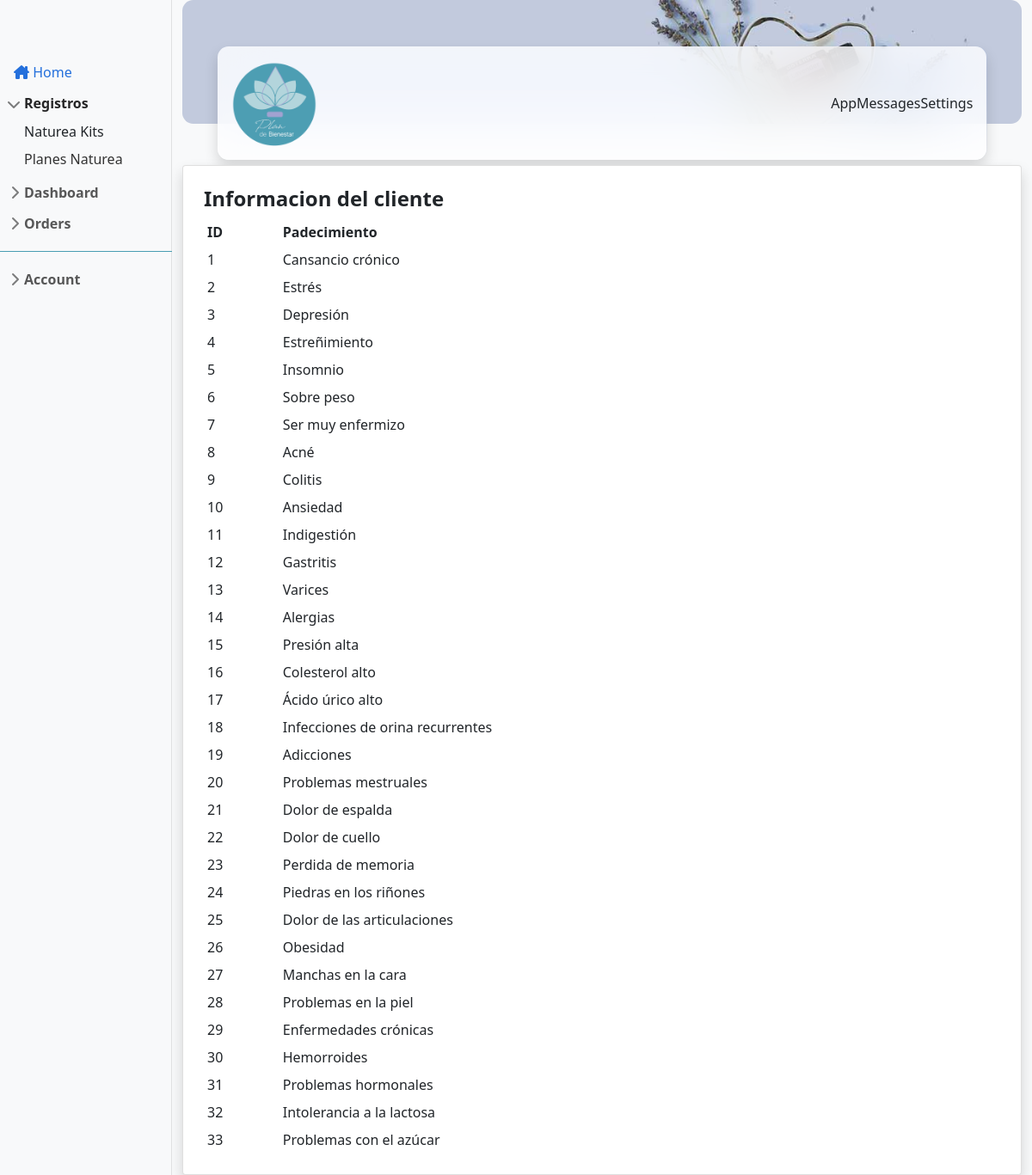
The app's page /lista_padecimientos.php with its own data.
### tables this page shows
CREATE TABLE `tb_padecimiento` (
  `id_padecimiento` int(3) NOT NULL,
  `padecimiento` varchar(50) DEFAULT NULL
);

### lista_padecimientos.php (the view, shortened to what this page needs)
<?php
    include 'conexion.php';
    $sql = "SELECT * FROM tb_padecimiento";
    $sentencia = $pdo->prepare($sql);
    $sentencia->execute();
    $resultado = $sentencia->fetchAll();
  ?>
<!doctype html>
<html lang="en">
<head>
    <link href="https://cdn.jsdelivr.net/npm/bootstrap@5.1.3/dist/css/bootstrap.min.css" rel="stylesheet"
>
    <link rel="stylesheet" href="css/style_dashboard.css">
    <link rel="stylesheet" href="bootstrap.min.css">
    <link rel="stylesheet" href="dashboard.css">
    <link rel="stylesheet" href="js/sidebars.js">
    <link rel="stylesheet" href="css/sidebars.css">
    <link rel="stylesheet" href="https://cdnjs.cloudflare.com/ajax/libs/font-awesome/6.0.0/css/all.min.css"
 />
    <link rel="stylesheet" href="https://cdn.jsdelivr.net/npm/bootstrap-icons@1.7.2/font/bootstrap-icons.css">
</head>
<body class="bg-gray-100">
    <div class="container-fluid">
        <div class="row">
            <?php include 'complementos/slidemenu.php'?>
            <main class="col-md-9 ms-sm-auto col-lg-10 ">
                <?php include 'complementos/header-dashboard.php'?>
                <div class="card border--dashboard shadow p-4">
                    <table class="table-sm">
                        <h2 class="fs-4 fw-bold">Informacion del cliente</h2>
                        <thead>
                            <tr>
                            <th scope="col">ID</th>
                                <th scope="col">Padecimiento</th>
                            </tr>
                        </thead>
                        <?php foreach($resultado as $producto):?>
                        <tr>
                        <td><?php echo $producto['id_padecimiento']; ?></td>
                            <td><?php echo $producto['padecimiento']; ?></td>
                        </tr>
                        <?php endforeach ?>
                    </table>
                </div>
            </main>
        </div>
    </div>
</body>
</html>

### complementos/slidemenu.php (shortened to what this page needs)
<nav id="sidebarMenu" class="col-md-3 col-lg-2 d-md-block bg-light sidebar collapse">
    <div class="position-sticky pt-3">
        <ul class="list-unstyled ps-0">
            <li class="nav-item">
                <a href="#" class="nav-link active " aria-current="page">
                    <i class="fa-solid fa-house-chimney"></i>
                    Home
                </a>
            </li>
            <li class="mb-1">
                <button class="btn btn-toggle align-items-center rounded" data-bs-toggle="collapse"
                    data-bs-target="#home-collapse" aria-expanded="true">
                    Registros
                </button>
                <div class="collapse show" id="home-collapse" style="">
                    <ul class="btn-toggle-nav list-unstyled fw-normal pb-1 small">
                        <li><a href="registro_kits.php" class="link-dark rounded">Naturea Kits</a></li>
                        <li><a href="registro_planes.php" class="link-dark rounded nav-link">Planes Naturea</a></li>
                    </ul>
                </div>
            </li>
            <li class="mb-1">
                <button class="btn btn-toggle align-items-center rounded collapsed" data-bs-toggle="collapse"
                    data-bs-target="#dashboard-collapse" aria-expanded="false">
                    Dashboard
                </button>
            </li>
            <li class="mb-1">
                <button class="btn btn-toggle align-items-center rounded collapsed" data-bs-toggle="collapse"
                    data-bs-target="#orders-collapse" aria-expanded="false">
                    Orders
                </button>
            </li>
            <li class="border-top my-3"></li>
            <li class="mb-1">
                <button class="btn btn-toggle align-items-center rounded collapsed" data-bs-toggle="collapse"
                    data-bs-target="#account-collapse" aria-expanded="false">
                    Account
                </button>
            </li>
        </ul>
    </div>
</nav>

### complementos/header-dashboard.php
<header class="position-relative border--dashboard header--top pt-5">
    <div class="col-lg-12 col-12 p-5 d-flex align-items-center justify-content-center ">
        <div class="col-lg-11 col-11 d-flex blur  mt-5 position-absolute shadow p-3 border--dashboard">
            <div class="col-lg-6 d-flex align-items-center">
                <div class="icon icon-shape text-center">
                    <img src="img/logo-planbienestar.png" alt="" width="100px">
                </div>
            </div>
            <div class="col-lg-6 d-flex align-items-center justify-content-end">
                <ul class="list-unstyled d-flex m-0 p-0">
                    <li>App</li>
                    <li>Messages</li>
                    <li>Settings</li>
                </ul>
            </div>
        </div>
    </div>
</header>

### css/style_dashboard.css (style rules this page uses)
* { padding: 0; margin: 0; -webkit-box-sizing: border-box; box-sizing: border-box; font-size: 16px; }
.border, .border-start, .border-end, .border-top { border-color: #499eb2 !important; }
.bg-gray-100 { background-color: #f8f9fa !important; }
.header--top { background-image: url(../img/header-top.jpg); background-size: cover; }
.border--dashboard { border-radius: .8rem; }
.blur { -webkit-box-shadow: inset 0 0 2px #fefefed1; box-shadow: inset 0 0 2px #fefefed1; -webkit-backdrop-filter: saturate(200%) blur(30px); backdrop-filter: saturate(200%) blur(30px); background-color: rgba(255, 255, 255, 0.8) !important; }
[class^="icon-"], [class*=" icon-"] { font-family: 'icomoon' !important; speak: none; font-style: normal; font-weight: normal; font-variant: normal; text-transform: none; line-height: 1; -webkit-font-smoothing: antialiased; -moz-osx-font-smoothing: grayscale; }

### dashboard.css (style rules this page uses)
body { font-size: .875rem; }
.sidebar { position: fixed; top: 0; bottom: 0; left: 0; z-index: 100; padding: 48px 0 0; box-shadow: inset -1px 0 0 rgba(0, 0, 0, .1); }
.sidebar .nav-link { font-weight: 500; color: #333; }
.sidebar .nav-link.active { color: #2470dc; }

### css/sidebars.css (style rules this page uses)
.btn-toggle { display: inline-flex; align-items: center; padding: .25rem .5rem; font-weight: 600; color: rgba(0, 0, 0, .65); background-color: transparent; border: 0; }
.btn-toggle::before { width: 1.25em; line-height: 0; transition: transform .35s ease; transform-origin: .5em 50%; }
.btn-toggle[aria-expanded="true"] { color: rgba(0, 0, 0, .85); }
.btn-toggle[aria-expanded="true"]::before { transform: rotate(90deg); }
.btn-toggle-nav a { display: inline-flex; padding: .1875rem .5rem; margin-top: .125rem; margin-left: 1.25rem; text-decoration: none; }

### records on screen
tb_padecimiento: id_padecimiento "1", padecimiento "Cansancio crónico"
tb_padecimiento: id_padecimiento "2", padecimiento "Estrés"
tb_padecimiento: id_padecimiento "3", padecimiento "Depresión"
tb_padecimiento: id_padecimiento "4", padecimiento "Estreñimiento"
tb_padecimiento: id_padecimiento "5", padecimiento "Insomnio"
tb_padecimiento: id_padecimiento "6", padecimiento "Sobre peso"
tb_padecimiento: id_padecimiento "7", padecimiento "Ser muy enfermizo"
tb_padecimiento: id_padecimiento "8", padecimiento "Acné"
tb_padecimiento: id_padecimiento "9", padecimiento "Colitis"
tb_padecimiento: id_padecimiento "10", padecimiento "Ansiedad"
tb_padecimiento: id_padecimiento "11", padecimiento "Indigestión"
tb_padecimiento: id_padecimiento "12", padecimiento "Gastritis"
tb_padecimiento: id_padecimiento "13", padecimiento "Varices"
tb_padecimiento: id_padecimiento "14", padecimiento "Alergias"
tb_padecimiento: id_padecimiento "15", padecimiento "Presión alta"
tb_padecimiento: id_padecimiento "16", padecimiento "Colesterol alto"
tb_padecimiento: id_padecimiento "17", padecimiento "Ácido úrico alto"
tb_padecimiento: id_padecimiento "18", padecimiento "Infecciones de orina recurrentes"
tb_padecimiento: id_padecimiento "19", padecimiento "Adicciones"
tb_padecimiento: id_padecimiento "20", padecimiento "Problemas mestruales"
tb_padecimiento: id_padecimiento "21", padecimiento "Dolor de espalda"
tb_padecimiento: id_padecimiento "22", padecimiento "Dolor de cuello"
tb_padecimiento: id_padecimiento "23", padecimiento "Perdida de memoria"
tb_padecimiento: id_padecimiento "24", padecimiento "Piedras en los riñones"
tb_padecimiento: id_padecimiento "25", padecimiento "Dolor de las articulaciones"
tb_padecimiento: id_padecimiento "26", padecimiento "Obesidad"
tb_padecimiento: id_padecimiento "27", padecimiento "Manchas en la cara"
tb_padecimiento: id_padecimiento "28", padecimiento "Problemas en la piel"
tb_padecimiento: id_padecimiento "29", padecimiento "Enfermedades crónicas"
tb_padecimiento: id_padecimiento "30", padecimiento "Hemorroides"
tb_padecimiento: id_padecimiento "31", padecimiento "Problemas hormonales"
tb_padecimiento: id_padecimiento "32", padecimiento "Intolerancia a la lactosa"
tb_padecimiento: id_padecimiento "33", padecimiento "Problemas con el azúcar"
